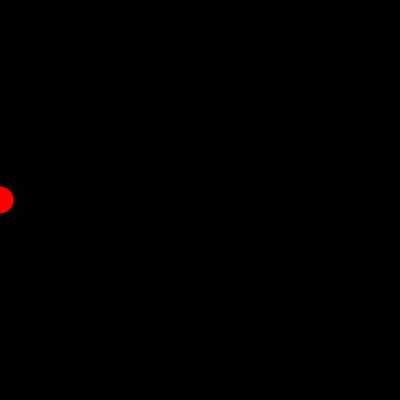
Frame 1 (no input)
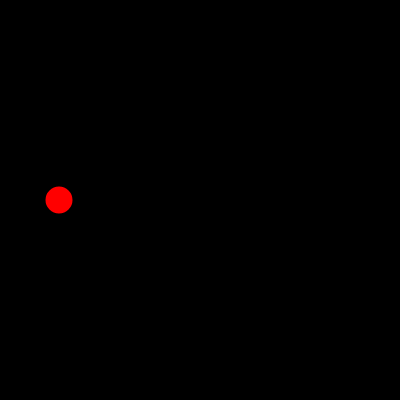
Frame 60 (no input)
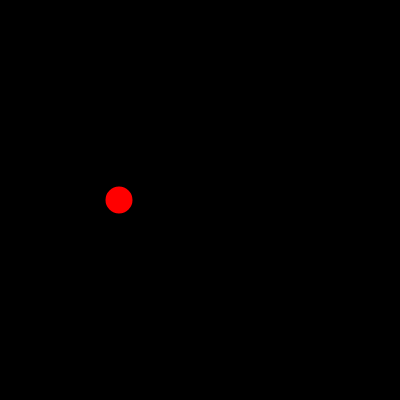
Frame 120 (the mouse pressed at the canvas centre since frame 60)

The p5.js sketch that drew these frames (run headless with seeded random() and noise() and a simulated clock; from frame 60 on, the mouse is pressed at the canvas centre):

// p5.js sketch
// ── sketch.js
var  x = 0;
var speed = 1;

function setup() {
  createCanvas(400, 400);
}

function draw() {
  background(0);
  strokeWeight(3);
  fill(255,0,0);
  ellipse(x,200, 30,30);
  
  
  if(x > width|| x < 0 ) {
       speed = speed * -1;

    
  }

    x = x + speed;

}
